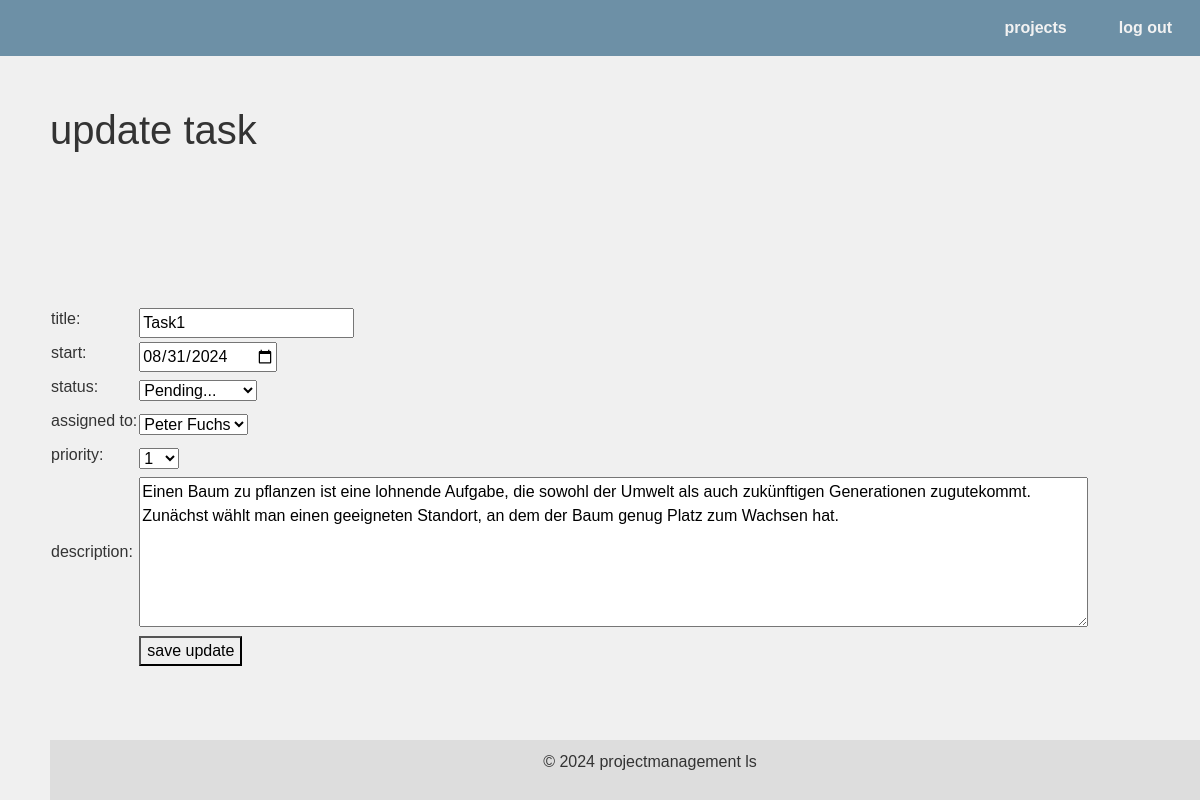
Page /tasks/task/update/normal/1/1 on the committed database.
### tables this page shows
CREATE TABLE tasks(
                    id INTEGER PRIMARY KEY, 
                    title VARCHAR(255) NOT NULL, 
                    description VARCHAR(255), 
                    status VARCHAR(50), 
                    due_date DATE, 
                    priority VARCHAR(50), 
                    project_id INTEGER REFERENCES projects(id), 
                    assigned_to INTEGER REFERENCES employees(id)
                );

### app/tasks/routes.py (the view)
@tasks_routes.route("/task/update/normal/<int:project_id>/<int:task_id>", methods=['GET'])                          #Update, change Tasks eines bestimmten Projektes
def update_task_user_normal(project_id, task_id):                                                               #Datenbereitstellung    --> GET
    conn = sqlite3.connect("project_management.db")                                                 #/task/update/{{project[0][0]}}/{{task[0]}}
    c = conn.cursor()
    c.execute("SELECT * FROM tasks WHERE id = ? AND project_id = ?", (task_id, project_id,))
    task = c.fetchall()
    c.execute("SELECT * FROM projects WHERE id = ? ", (project_id,))
    project = c.fetchall()
    c.execute("SELECT * from mitarbeiter WHERE project_id = ?", (project_id,))
    mitarbeiter = c.fetchall()
    conn.close()
    if task and project:
        return render_template("task_update_user_normal.html", task = task, project = project, mitarbeiter = mitarbeiter)         #DIESE FUNKTION FUNKTIONIERT
    else:
        return "Projekt nicht geunden", 404

### app/tasks/templates/task_update_user_normal.html (shortened to what this page needs)
{%extends "base.html"%}
{% block content %}
    <h1>update task</h1>
    {%for t in task%}
    <form action="/tasks/task/update/normal/{{t[6]}}/{{t[0]}}" method="post" >
        <table>
        <tr><td><label for="task_title">title:</label></td>
        <td><input type="text" name="task_title" value="{{ t[1] }}" placeholder="Alternativer Task-Titel"></td></tr>
        <tr><td><label for="due_date">start:</label></td>
        <td><input type="date" name="due_date" value="{{ t[4] }}"></td></tr>
        <tr><td><label for="task_status">status:</label></td>
        <td><select name = "task_status" value = "{{ t[3] }}">
            <option value = "pending">Pending...</option>
        </select></td></tr>
        <tr><td><label for="assigned_to">assigned to:</label></td>
        <td><select name = "assigned_to">
            {%for ma in mitarbeiter%}
            <option value = "{{ma[1]}} {{ma[2]}}">{{ma[1]}} {{ma[2]}}</option>
            {%endfor%}
        </select></td></tr>
        <tr><td><label for="priority">priority:</label></td>
        <td><select name = "task_priority">
            <option value = "1">1</option>
        </select></td></tr>
        <tr><td><label for="description">description:</label></td>
        <td><textarea name="description" placeholder ="Geben Sie hier die neue Beschreibunge ein:" cols = "100" rows = "6" value="{{ t[2] }}">{{ t[2] }}</textarea></td></tr>
        <br><br>
        <tr><td></td><td><button type="submit">save update</button></td></tr>
    </form>
    <br>
    {%endfor%}
{%endblock%}

### app/projekte/templates/base.html (style rules this page uses)
body { font-family: Arial, sans-serif; margin: 0; padding: 0; background-color: #f0f0f0; color: #333; }

### rows in the picture
tasks: task_title "Task1", due_date "08/31/2024", task_status "Pending...", description "Einen Baum zu pflanzen ist eine lohnende Aufgabe, die sowohl der Umwelt als auch zukünftigen Generationen zugutekommt. Zunächst wählt man einen geeigneten Standort, an dem der Baum genug Platz zum Wachsen hat."

### other values in the picture
form field assigned_to "Peter Fuchs"
